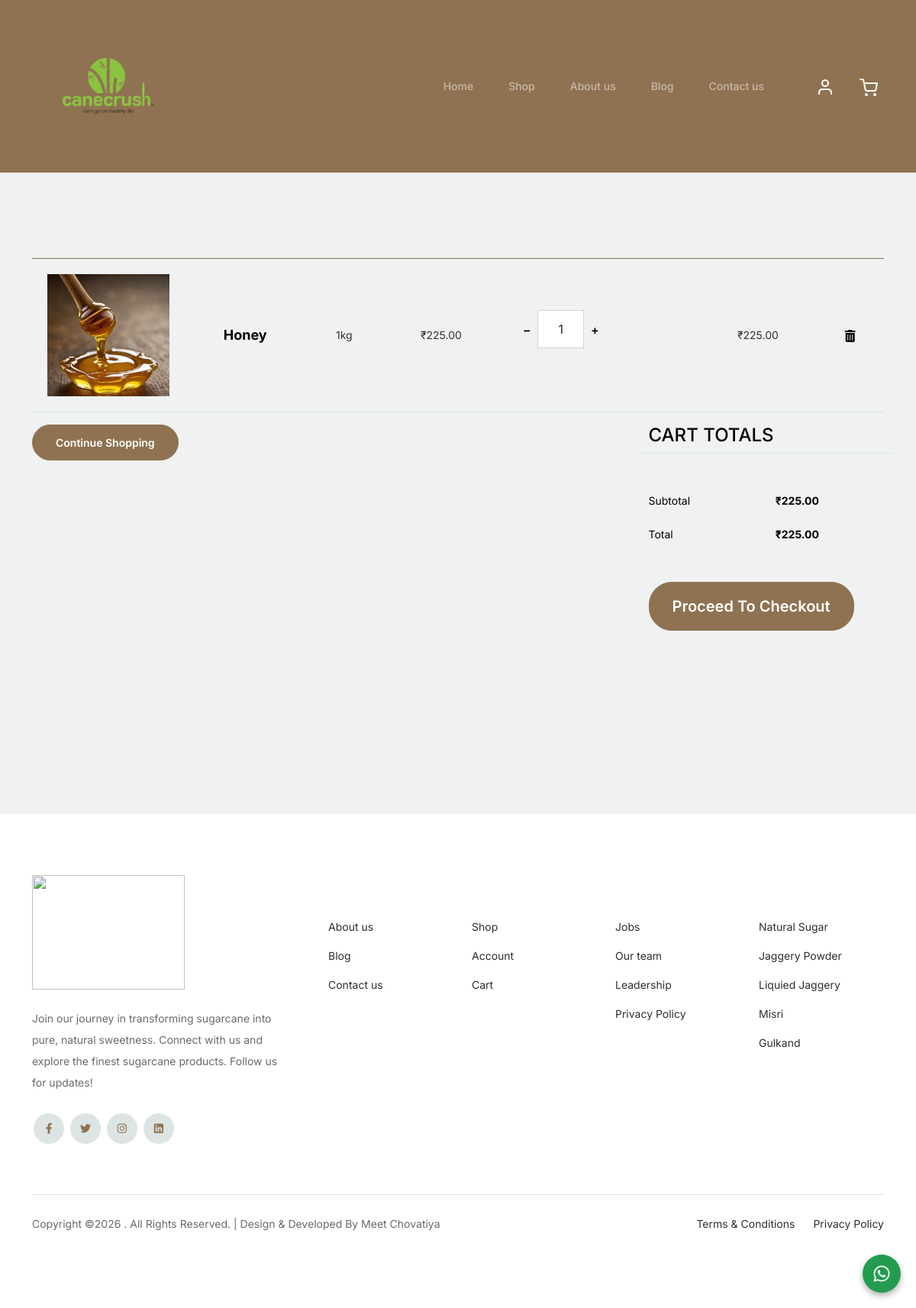
Page /cart/ (signed in) on the committed database.
### cane_crush/models.py (models this page shows, shortened)
class OrderItem(models.Model):
    order = models.ForeignKey(Order, related_name='items', on_delete=models.CASCADE)
    product = models.ForeignKey(Product, related_name='order_items', on_delete=models.CASCADE)
    quantity = models.PositiveIntegerField(default=1)
    packsize = models.CharField(max_length=50, null=True)
    price = models.DecimalField(max_digits=10, decimal_places=2, null=True, blank=True)
    def get_total_price(self):
        if self.price is None:
            return Decimal('0.00')
        return self.price * self.quantity

class Product(models.Model):
    category = models.ForeignKey(Category, related_name='products', on_delete=models.CASCADE)
    name = models.CharField(max_length=255)
    description = models.TextField(blank=True, null=True)
    main_image = models.ImageField(upload_to='product_images/', blank=True, null=True)
    image_1 = models.ImageField(upload_to='product_images/', blank=True, null=True)
    image_2 = models.ImageField(upload_to='product_images/', blank=True, null=True)
    image_3 = models.ImageField(upload_to='product_images/', blank=True, null=True)
    slug = models.SlugField(unique=True, max_length=255, null=True)
    original_price = models.DecimalField(max_digits=10, decimal_places=2)
    stock = models.PositiveIntegerField()
    available = models.BooleanField(default=True)
    created = models.DateTimeField(auto_now_add=True)
    updated = models.DateTimeField(auto_now=True)
    discount_percentage = models.PositiveIntegerField(blank=True, null=True)
    pack_size = models.ManyToManyField(PackSize, related_name='products', blank=True)

### cane_crush/views.py (the view, shortened to what this page needs)
# urls.py: path('cart/', view_cart, name='cart'),
@login_required
@require_http_methods(["GET", "POST"])
def view_cart(request):
    orders = Order.objects.filter(customer=request.user, paid=False)
    cart_items = OrderItem.objects.filter(order__in=orders)
    total_amount = sum(item.price for item in cart_items)
    context = {
        'cart_items': cart_items,
        'total_amount': total_amount,
        'orders': orders
    }
    return render(request, 'cart.html', context)

### cane_crush/templates/cart.html (shortened to what this page needs)
{% extends 'base_main.html' %}
{% load static %}
{% block content %}
<div class="untree_co-section before-footer-section">
    <div class="container">
        <div class="row mb-5">
            <form class="col-md-12" method="post" id="cart-form">
                {% if cart_items %}
                <div class="site-blocks-table">
                    <table class="table">
                        <tbody>
                        {% for item in cart_items %}
                        <tr data-item-id="{{ item.id }}">
                            <td class="product-thumbnail">
                                <a href="{% url 'product' item.product.slug %}">
                                    <img src="{{ item.product.main_image.url }}" alt="Image" class="img-fluid">
                                </a>
                            </td>
                            <td class="product-name">
                                <a style="color: #000; text-decoration: none;font-weight: bold;font-size: 18px;"
                                   href="{% url 'product' item.product.slug %}" class="text-black">
                                    {{ item.product.name.title }}</a>
                            </td>
                            <td class="product-pack-size">{{ item.packsize }}</td>
                            <td class="product-price">₹<span class="price">{{ item.price }}</span></td>
                            <td>
                                <div class="input-group mb-3 d-flex align-items-center quantity-container"
                                     style="max-width: 120px;">
                                    <div class="input-group-prepend">
                                        <button class="btn btn-outline-black decrease" type="button" data-item-id="{{ item.id }}">&minus;
                                        </button>
                                    </div>
                                    <input type="text" class="form-control text-center quantity-amount"
                                           value="{{ item.quantity }}" aria-label="Example text with button addon"
                                           aria-describedby="button-addon1" data-product-id="{{ item.product.id }}">
                                    <div class="input-group-append">
                                        <button class="btn btn-outline-black increase" type="button">&plus;</button>
                                    </div>
                                </div>
                            </td>
                            <td class="total-price">₹<span class="total">{{ item.get_total_price }}</span></td>
                            <td>
                                <button type="button" class="btn btn-link p-0 delete-item-btn" data-item-id="{{ item.id }}">
                                    <i class="fas fa-trash-alt"></i>
                                </button>
                            </td>
                        </tr>
                        {% endfor %}
                        </tbody>
                    </table>
                </div>
                <div class="row">
                    <div class="col-md-6">
                        <div class="row mb-5">
                            <div class="col-md-6 mb-3 mb-md-0">
                                <a href="{% url 'products' %}" class="btn btn-outline-black btn-sm btn-block">Continue Shopping</a>
                            </div>
                        </div>
                    </div>
                    <div class="col-md-6 pl-5">
                        <div class="row justify-content-end">
                            <div class="col-md-7">
                                <div class="row">
                                    <div class="col-md-12 text-right border-bottom mb-5">
                                        <h3 class="text-black h4 text-uppercase">Cart Totals</h3>
                                    </div>
                                </div>
                                <div class="row mb-3">
                                    <div class="col-md-6">
                                        <span class="text-black">Subtotal</span>
                                    </div>
                                    <div class="col-md-6 text-right">
                                        <strong class="text-black">₹<span id="subtotal">{{total_amount}}</span></strong>
                                    </div>
                                </div>
                                <div class="row mb-5">
                                    <div class="col-md-6">
                                        <span class="text-black">Total</span>
                                    </div>
                                    <div class="col-md-6 text-right">
                                        <strong class="text-black">₹<span id="total">{{total_amount}}</span></strong>
                                    </div>
                                </div>
                                <div class="row">
                                    <div class="col-md-12">
                                        <button class="btn btn-black btn-lg py-3 btn-block" type="button" id="checkoutButton">Proceed To Checkout</button>
                                    </div>
                                </div>
                            </div>
                        </div>
                    </div>
                </div>
                {% endif %}
            </form>
        </div>
    </div>
</div>
{% endblock %}

### cane_crush/static/css/styles.css (style rules this page uses)
body { overflow-x: hidden; position: relative; }
body { font-family: "Inter", sans-serif; font-weight: 400; line-height: 28px; color: #6a6a6a; font-size: 14px; background-color: #eff2f1; }
a { text-decoration: none; -webkit-transition: .3s all ease; -o-transition: .3s all ease; transition: .3s all ease; color: #2f2f2f; text-decoration: underline; }
.btn { font-weight: 600; padding: 12px 30px; border-radius: 30px; color: #fff; background: #8F7251; border-color: #8F7251; }
.before-footer-section { padding: 7rem 0 12rem 0 !important; }
.untree_co-section { padding: 7rem 0; }
.form-control { height: 50px; border-radius: 10px; font-family: "Inter", sans-serif; }
.site-blocks-table { overflow: auto; }
.site-blocks-table .product-thumbnail { width: 200px; }
.site-blocks-table .btn { padding: 2px 10px; }
.site-blocks-table td { padding: 20px; text-align: center; vertical-align: middle; color: rgba(0, 0, 0, .8); }
.site-blocks-table tbody tr:first-child td { border-top: 1px solid #8F7251 !important; }
.site-blocks-table .btn { background: none !important; color: #000; border: none; height: auto !important; }

### rows in the picture
OrderItem: product.main_image (placeholder picture), product.name "Honey", packsize "1kg", price "225.00", quantity "1", get_total_price "225.00"

### other values in the picture
{{ total_amount }} "225.00"
